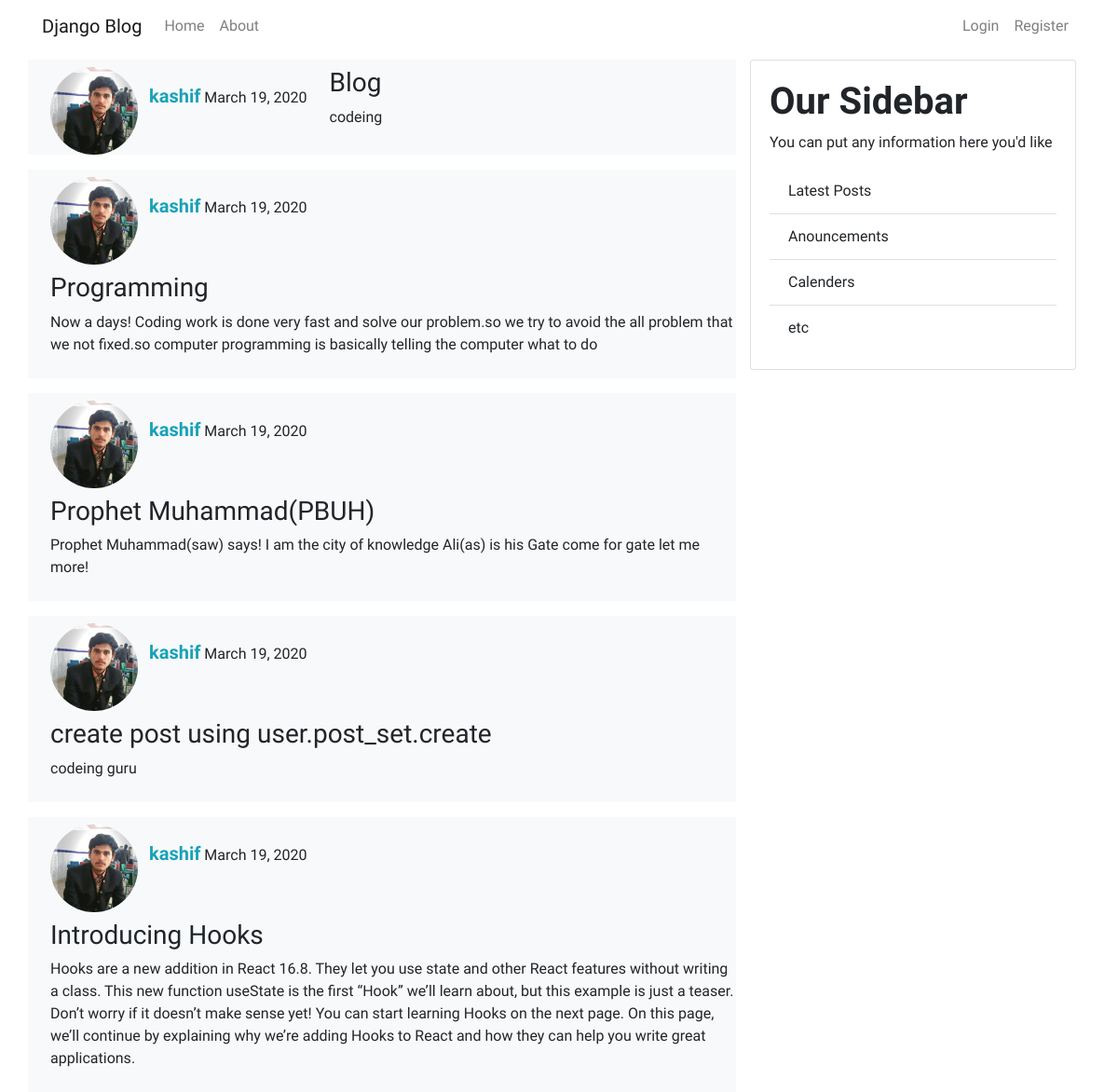
Before: / with the older database file.
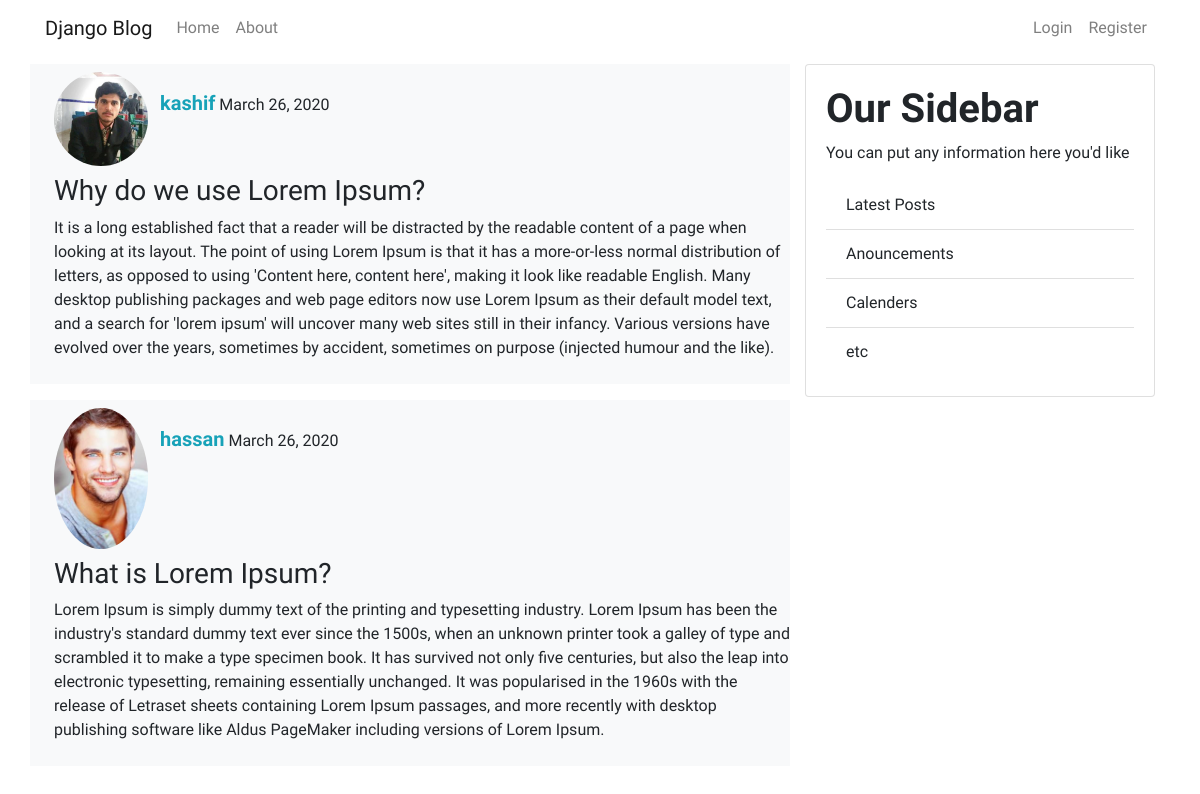
After: the same page with the newer database file.
### blog/models.py (models this page shows, shortened)
class Post(models.Model):
    title = models.CharField(max_length=200)
    content = models.TextField()
    date_posted = models.DateTimeField(default=timezone.now)
    author      = models.ForeignKey(User,on_delete=models.CASCADE)

### users/models.py (models this page shows, shortened)
class Profile(models.Model):
    user  = models.OneToOneField(User,on_delete=models.CASCADE)
    image = models.ImageField(default='azadari.png', upload_to='profile_pics')

### blog/views.py (the view)
# urls.py: path(''      , views.home , name="blog-home" ),
def home(request):
    context = {
        'posts':Post.objects.all()
    }
    return render(request,'blog/home.html',context)

### blog/templates/blog/home.html (shortened to what this page needs)
{% extends 'blog/base.html' %}
{% block content %}
  {% for post in posts %}
    <div class="bg-light mt-3 row" >
      <div class="ml-4 mt-2" >
          <img src="{{post.author.profile.image.url }}" alt="" class="img-fluid rounded-circle" width="94" height="66">
      </div>
      <div class="mt-4">
        <strong class="text-info " >{{ post.author }}</strong>  {{ post.date_posted|date:'F d, Y' }}
      </div>
      <div class="pl-4 pb-2 pt-2">
        <h3>{{ post.title }}</h3>
        <p>{{ post.content }} </p>
      </div>
    </div>
  {% endfor %}
{% endblock content %}

Changed rows visible on the page:
removed Post: author.profile.image (picture), author "kashif", date_posted "March 19, 2020", title "Blog", content "codeing"
removed Post: author.profile.image (picture), author "kashif", date_posted "March 19, 2020", title "Programming", content "Now a days! Coding work is done very fast and solve our problem.so we try to avoid the all problem that we not fixed.so computer programming is basically telling the computer what to do"
removed Post: author.profile.image (picture), author "kashif", date_posted "March 19, 2020", title "Prophet Muhammad(PBUH)", content "Prophet Muhammad(saw) says! I am the city of knowledge Ali(as) is his Gate come for gate let me more!"
removed Post: author.profile.image (picture), author "kashif", date_posted "March 19, 2020", title "create post using user.post_set.create", content "codeing guru"
removed Post: author.profile.image (picture), author "kashif", date_posted "March 19, 2020", title "Introducing Hooks", content "Hooks are a new addition in React 16.8. They let you use state and other React features without writing a class. This new function useState is the first “Hook” we’ll learn about, but this example is just a teaser. Don’t worry if it doesn’t make sense yet! You can start learning Hooks on the next page. On this page, we’ll continue by explaining why we’re adding Hooks to React and how they can help you write great applications."
added Post: author.profile.image (picture), author "kashif", date_posted "March 26, 2020", title "Why do we use Lorem Ipsum?", content "It is a long established fact that a reader will be distracted by the readable content of a page when looking at its layout. The point of using Lorem Ipsum is that it has a more-or-less normal distribution of letters, as opposed to using 'Content here, content here', making it look like readable English. Many desktop publishing packages and web page editors now use Lorem Ipsum as their default model text, and a search for 'lorem ipsum' will uncover many web sites still in their infancy. Various versions have evolved over the years, sometimes by accident, sometimes on purpose (injected humour and the like)."
added Post: author.profile.image (picture), author "hassan", date_posted "March 26, 2020", title "What is Lorem Ipsum?", content "Lorem Ipsum is simply dummy text of the printing and typesetting industry. Lorem Ipsum has been the industry's standard dummy text ever since the 1500s, when an unknown printer took a galley of type and scrambled it to make a type specimen book. It has survived not only five centuries, but also the leap into electronic typesetting, remaining essentially unchanged. It was popularised in the 1960s with the release of Letraset sheets containing Lorem Ipsum passages, and more recently with desktop publishing software like Aldus PageMaker including versions of Lorem Ipsum."
